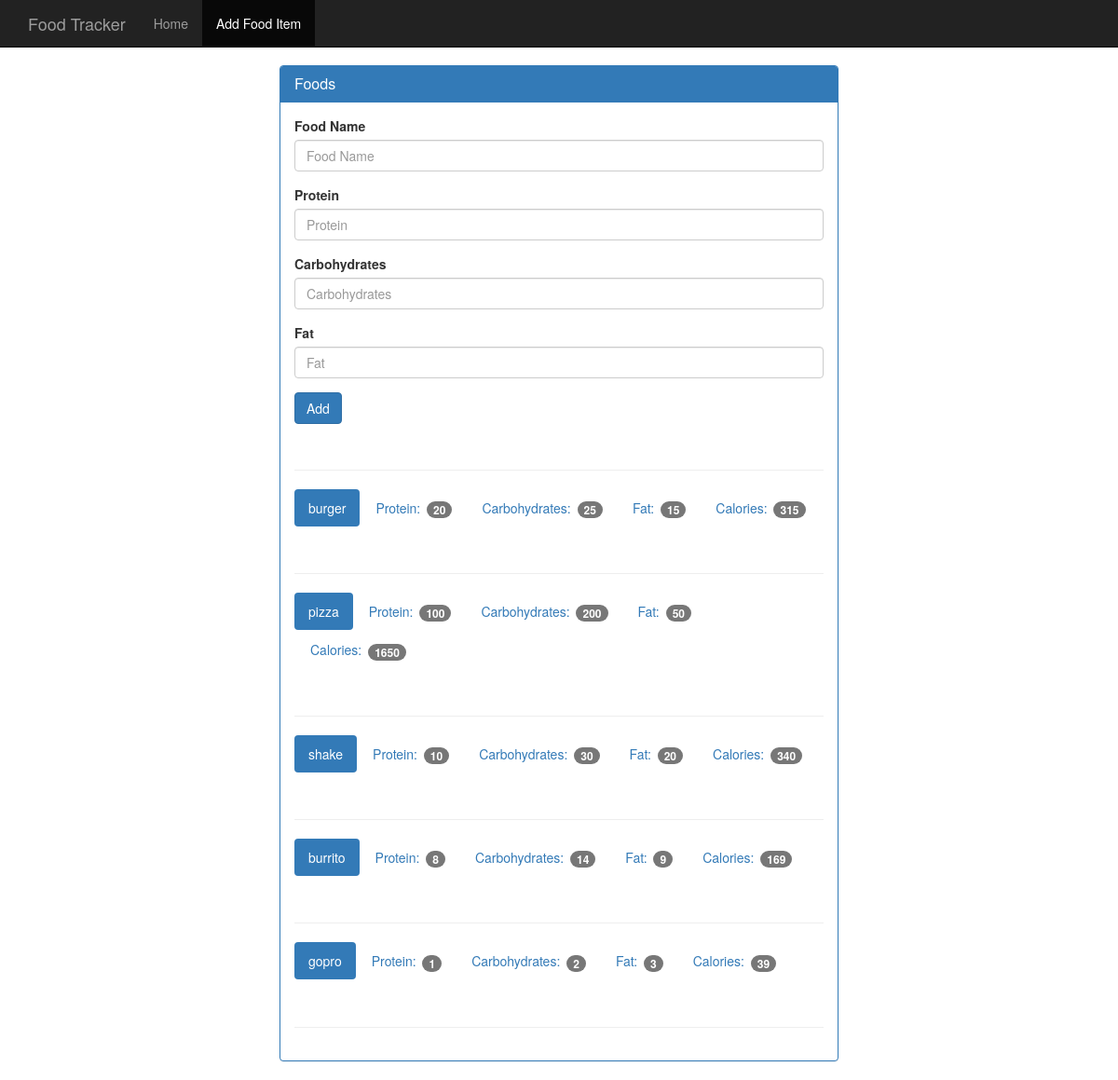
The app's page /food with its own data.
### tables this page shows
CREATE TABLE food (
    id integer primary key autoincrement,
    name text not null,
    protein integer not null,
    carbohydrates integer not null,
    fat integer not null,
    calories integer not null
);

### app.py (the view, shortened to what this page needs)
@app.route('/food', methods=['GET', 'POST'])
def food():
    db = get_db()
    cur = db.execute('select name, protein, carbohydrates, fat, calories from food')
    results = cur.fetchall()
    return render_template('add_food.html', results=results)

### database.py (called while the page is built)
def connect_db():
    sql = sqlite3.connect('food_log.db')
    sql.row_factory = sqlite3.Row
    return sql

def get_db():
    if not hasattr(g, 'sqlite3_db'):
        g.sqlite_db = connect_db()
    return g.sqlite_db

### templates/add_food.html
{% extends "base.html" %}
{% block body %}
<nav class="navbar navbar-inverse navbar-fixed-top">
  <div class="container">
    <div class="navbar-header">
      <a class="navbar-brand" href="{{ url_for('index') }}">Food Tracker</a>
    </div>
    <div id="navbar" class="navbar-collapse collapse">
      <ul class="nav navbar-nav">
        <li><a href="{{ url_for('index') }}">Home</a></li>
        <li class="active"><a href="{{ url_for('food') }}">Add Food Item</a></li>
      </ul>
    </div>
  </div>
</nav>
<div class="container theme-showcase col-sm-6 col-sm-offset-3" role="main">
  <div class="row">
    <div>
      <div class="panel panel-primary">
        <div class="panel-heading">
          <h3 class="panel-title">Foods</h3>
        </div>
        <div class="panel-body">
          <form method="POST" action="{{ url_for('food') }}">
            <div class="form-group">
              <label for="food-name">Food Name</label>
              <input type="text" class="form-control" id="food-name" name="food-name" placeholder="Food Name">
            </div>
            <div class="form-group">
              <label for="protein">Protein</label>
              <input type="number" class="form-control" id="protein" name="protein" placeholder="Protein">
            </div>
            <div class="form-group">
              <label for="carbohydrates">Carbohydrates</label>
              <input type="number" class="form-control" id="carbohydrates" name="carbohydrates" placeholder="Carbohydrates">
            </div>
            <div class="form-group">
              <label for="fat">Fat</label>
              <input type="number" class="form-control" id="fat" name="fat" placeholder="Fat">
            </div>
            <button type="submit" class="btn btn-primary">Add</button>
          </form>
          <div class="page-header"></div>
          {% for food in results %}
          <ul class="nav nav-pills" role="tablist">
            <li class="active"><a>{{ food.name }}</a></li>
            <li><a>Protein: <span class="badge">{{ food.protein }}</span></a></li>
            <li><a>Carbohydrates: <span class="badge">{{ food.carbohydrates }}</span></a></li>
            <li><a>Fat: <span class="badge">{{ food.fat }}</span></a></li>
            <li><a>Calories: <span class="badge">{{ food.calories }}</span></a></li>
          </ul>
          <div class="page-header"></div>
          {% endfor %}
        </div>
      </div>
    </div>
  </div>
</div>
{% endblock %}

### static/theme.css (style rules this page uses)
body { padding-top: 70px; padding-bottom: 30px; }

### records on screen
food: name "burger", protein "20", carbohydrates "25", fat "15", calories "315"
food: name "pizza", protein "100", carbohydrates "200", fat "50", calories "1650"
food: name "shake", protein "10", carbohydrates "30", fat "20", calories "340"
food: name "burrito", protein "8", carbohydrates "14", fat "9", calories "169"
food: name "gopro", protein "1", carbohydrates "2", fat "3", calories "39"
